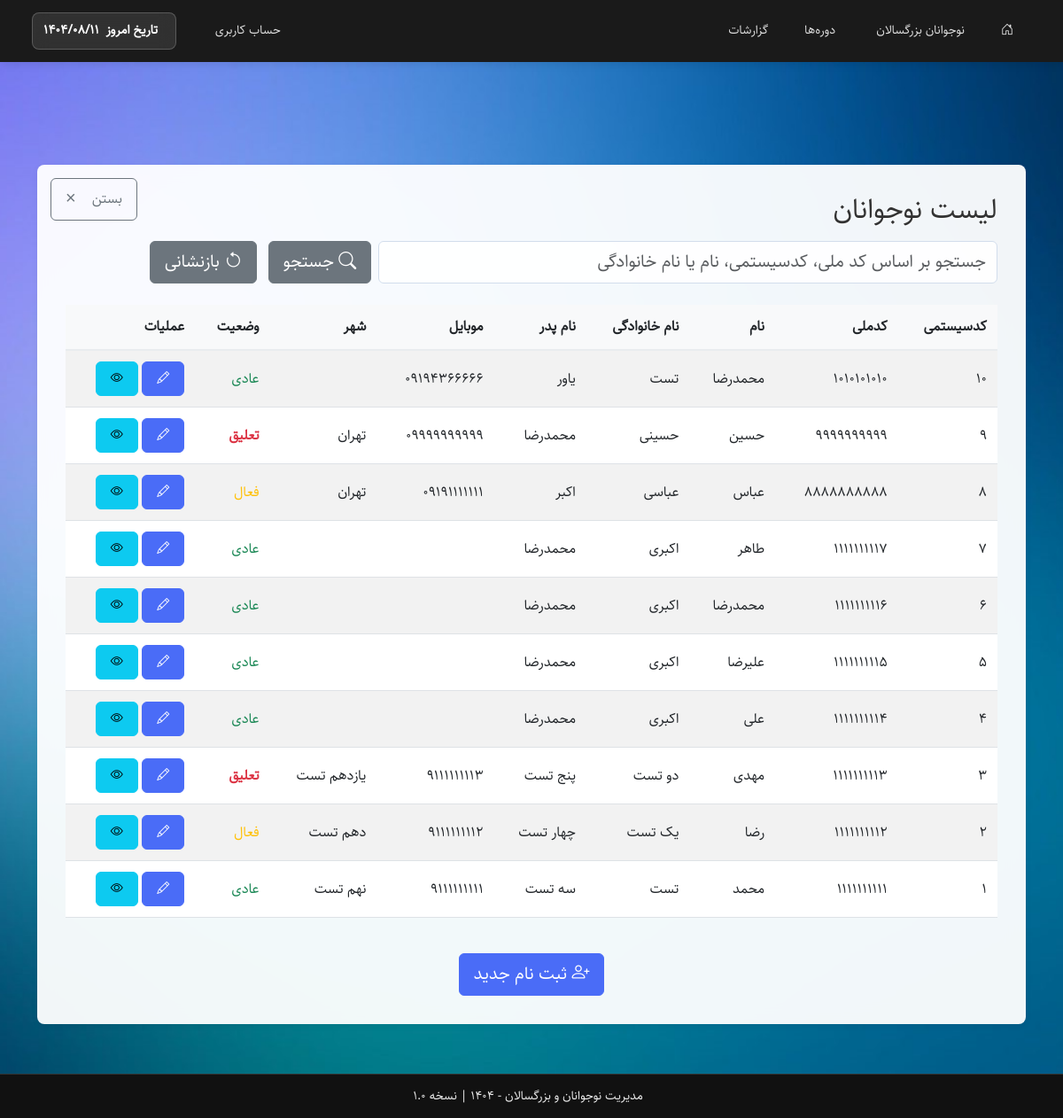
Page /includes/listuser.php (signed in) on the committed database.
### tables this page shows
CREATE TABLE `users` (
  `UserID` int(11) NOT NULL,
  `UserSysCode` varchar(20) NOT NULL COMMENT 'کدسیستمی',
  `UserMelli` varchar(10) NOT NULL COMMENT 'کدملی',
  `UserName` varchar(50) NOT NULL COMMENT 'نام',
  `UserFamily` varchar(50) NOT NULL COMMENT 'نام خانوادگی',
  `UserFather` varchar(50) NOT NULL COMMENT 'نام پدر',
  `UserMobile1` varchar(11) DEFAULT NULL COMMENT 'موبایل 1',
  `UserMobile2` varchar(11) DEFAULT NULL COMMENT 'موبایل 2',
  `UserDateBirth` date DEFAULT NULL COMMENT 'تاریخ تولد',
  `UserRegDate` date DEFAULT NULL COMMENT 'تاریخ ثبت نام',
  `UserStatus` enum('عادی','فعال','تعلیق') NOT NULL DEFAULT 'عادی' COMMENT 'وضعیت',
  `UserPlaceBirth` varchar(100) DEFAULT NULL COMMENT 'محل تولد',
  `UserPlaceCerti` varchar(100) DEFAULT NULL COMMENT 'محل صدور',
  `UserBloodType` enum('O+','O-','A+','A-','B+','B-','AB+','AB-') DEFAULT NULL COMMENT 'گروه خونی',
  `UserEducation` enum('اول ابتدایی','دوم ابتدایی','سوم ابتدایی','چهارم ابتدایی','پنجم ابتدایی','ششم ابتدایی','هفتم','هشتم','نهم','دهم','یازدهم','دوازدهم','فارغ التحصیل','دانشجو','دیپلم','فوق دیپلم','لیسانس','فوق لیسانس','دکتری','سایر') DEFAULT NULL COMMENT 'تحصیلات',
  `UserAddress` text DEFAULT NULL COMMENT 'آدرس',
  `UserZipCode` varchar(10) DEFAULT NULL COMMENT 'کدپستی',
  `UserCity` varchar(100) DEFAULT NULL COMMENT 'شهر',
  `UserBankName` varchar(100) DEFAULT NULL COMMENT 'نام بانک',
  `UserAccountNumber` varchar(30) DEFAULT NULL COMMENT 'شماره حساب',
  `UserCardNumber` varchar(20) DEFAULT NULL COMMENT 'شماره کارت',
  `UserShebaNumber` varchar(30) DEFAULT NULL COMMENT 'شماره شبا',
  `UserActiveDate` date DEFAULT NULL COMMENT 'تاریخ ثبت فعال',
  `UserSuspendDate` date DEFAULT NULL COMMENT 'تاریخ ثبت تعلیق',
  `UserNumbersh` varchar(10) DEFAULT NULL COMMENT 'شماره شناسنامه',
  `UserMaritalStatus` enum('مجرد','متاهل') DEFAULT NULL COMMENT 'وضعیت تاهل',
  `UserOtherActivity` text DEFAULT NULL COMMENT 'فعالیت‌های دیگر',
  `UserDutyStatus` enum('در حین خدمت','کارت پایان خدمت','معاف','قبل از سن مشمولیت','خرید خدمت') DEFAULT NULL COMMENT 'وضعیت خدمت وظیفه',
  `UserJobWork` varchar(100) DEFAULT NULL COMMENT 'شغل',
  `UserPhone` varchar(15) DEFAULT NULL COMMENT 'تلفن ثابت',
  `UserEmail` varchar(100) DEFAULT NULL COMMENT 'ایمیل',
  `UserImage` varchar(255) DEFAULT NULL COMMENT 'تصویر پروفایل',
  `UserCreated` timestamp NOT NULL DEFAULT current_timestamp(),
  `UserUpdated` timestamp NOT NULL DEFAULT current_timestamp() ON UPDATE current_timestamp()
);

### includes/listuser.php (the view, shortened to what this page needs)
<?php
require_once __DIR__ . '/../config/database.php';
$q = trim($_GET['q'] ?? '');
$page = max(1, (int)($_GET['page'] ?? 1));
$perPage = 10;
$offset = ($page - 1) * $perPage;
$where = '';
$rs = $conn->query("SELECT * FROM users $where ORDER BY UserID DESC LIMIT $perPage OFFSET $offset");
?>
<!DOCTYPE html>
<html lang="fa" dir="rtl">
<head>
    <link href="../assets/css/bootstrap.rtl.min.css" rel="stylesheet" />
    <link href="../assets/css/bootstrap-icons.css" rel="stylesheet" />
    <link href="../assets/css/style.css" rel="stylesheet" />
</head>
<body>
<?php
include __DIR__ . '/header.php'; ?>
<div class="container" style="margin-top:100px; margin-bottom:40px; text-align:right;">
    <div class="content-box">
                <div class="d-flex justify-content-start align-items-center mb-3">
            <a href="../index.php" class="btn btn-outline-secondary d-flex align-items-center ms-2">
                <span class="me-2">بستن</span>
                <span aria-hidden="true" class="fs-5">×</span>
            </a>
            <h2 class="mb-0">لیست نوجوانان</h2>
        </div>
        <form class="mb-4" method="get">
            <div class="row g-2 align-items-center">
                <div class="col-md-8">
                    <input class="form-control form-control-lg" name="q" placeholder="جستجو بر اساس کد ملی، کدسیستمی، نام یا نام خانوادگی" value="<?php
echo htmlspecialchars($q); ?>">
                </div>
                <div class="col-md-4">
                    <button class="btn btn-secondary btn-lg me-2"><i class="bi bi-search"></i> جستجو</button>
                    <a href="?" class="btn btn-secondary btn-lg"><i class="bi bi-arrow-counterclockwise"></i> بازنشانی</a>
                </div>
            </div>
        </form>
        <div class="table-responsive">
            <table class="table table-striped">
                <thead>
                    <tr>
                        <th>کدسیستمی</th>
                        <th>کدملی</th>
                        <th>نام</th>
                        <th>نام خانوادگی</th>
                        <th>نام پدر</th>
                        <th>موبایل</th>
                        <th>شهر</th>
                        <th>وضعیت</th>
                        <th>عملیات</th>
                    </tr>
                </thead>
                <tbody>
                <?php
if ($rs && $rs->num_rows): while($row=$rs->fetch_assoc()): ?>
                    <tr>
                        <td><?php
echo htmlspecialchars($row['UserSysCode']); ?></td>
                        <td><?php
echo htmlspecialchars($row['UserMelli']); ?></td>
                        <td><?php
echo htmlspecialchars($row['UserName']); ?></td>
                        <td><?php
echo htmlspecialchars($row['UserFamily']); ?></td>
                        <td><?php
echo htmlspecialchars($row['UserFather']); ?></td>
                        <td><?php
echo htmlspecialchars($row['UserMobile1']); ?></td>
                        <td><?php
echo htmlspecialchars($row['UserCity'] ?? '-'); ?></td>
                        <td>
                            <?php
$statusClass = '';
                            if ($row['UserStatus'] === 'عادی') {
                                $statusClass = 'text-success';
                            } elseif ($row['UserStatus'] === 'فعال') {
                                $statusClass = 'text-warning';
                            } elseif ($row['UserStatus'] === 'تعلیق') {
                                $statusClass = 'text-danger';
                            }
                            ?>
                            <span class="<?php
echo $statusClass; ?>">
                                <?php
echo htmlspecialchars($row['UserStatus']); ?>
                            </span>
                        </td>
                        <td>
                            <a class="btn btn-sm btn-primary" href="edituser.php?UserID=<?php
echo $row['UserID']; ?>" title="ویرایش">
                                <i class="bi bi-pencil"></i>
                            </a>
                            <a class="btn btn-sm btn-info" href="viewuser.php?UserID=<?php
echo $row['UserID']; ?>" title="مشاهده">
                                <i class="bi bi-eye"></i>
                            </a>
                        </td>
                    </tr>
                <?php
endwhile; endif; ?>
                </tbody>
            </table>
        </div>
        <div class="mt-4 text-center">
            <a href="regsiteruser.php" class="btn btn-primary btn-lg">
                <i class="bi bi-person-plus"></i> ثبت نام جدید
            </a>
        </div>
    </div>
</div>
<?php
include __DIR__ . '/footer.php'; ?>
</body>
</html>

### assets/css/style.css (style rules this page uses)
:root { --header-height: 70px; --footer-height: 50px; --mobile-breakpoint: 992px; --transition-speed: 0.3s; --primary-color: #4a6cf7; --primary-dark: #3a5bd9; --text-color: #333; --light-bg: #f8f9fa; --border-color: #e9ecef; --card-shadow: 0 0.125rem 0.5rem rgba(0, 0, 0, 0.05); --shadow-md: 0 10px 15px -3px rgba(0, 0, 0, 0.1); --border-radius: 0.375rem; --border-radius-lg: 0.5rem; }
html, body { height: 100%; margin: 0; padding: 0; overflow-x: hidden; font-family: 'Sahel', Tahoma, sans-serif; font-size: 16px; line-height: 1.6; color: var(--text-color); direction: rtl; text-align: right; }
body { display: flex; flex-direction: column; min-height: 100vh; background-color: #fff; padding-top: var(--header-height); padding-bottom: var(--footer-height); }
.content-box { background: #fff; border-radius: var(--border-radius-lg); box-shadow: var(--card-shadow); padding: 2rem; margin: 1rem auto; max-width: 1400px; min-height: 60vh; position: relative; }
.form-control, .form-select { border: 1px solid #d2ddec; border-radius: var(--border-radius); padding: 0.5rem 0.75rem; width: 100%; direction: rtl; text-align: right; font-family: 'Sahel', sans-serif; }
.btn { padding: 0.5rem 1rem; border-radius: var(--border-radius); font-weight: 500; transition: all 0.2s ease; cursor: pointer; }
.btn-primary { background-color: var(--primary-color); border-color: var(--primary-color); color: white; }
.btn-outline-secondary { position: absolute; top: 15px; left: 15px; z-index: 9999; display: flex; align-items: center; gap: 10px; }
.table { width: 100%; margin-bottom: 1rem; color: #4a5568; border-collapse: collapse; }
.table th { background-color: #f8f9fa; padding: 0.75rem; text-align: right; border-bottom: 2px solid #e9ecef; }
.table td { padding: 0.75rem; vertical-align: middle; border-top: 1px solid #e9ecef; }
.table-responsive { overflow-x: auto; -webkit-overflow-scrolling: touch; }
.mb-4 { margin-bottom: 1.5rem !important; }
.mt-4 { margin-top: 1.5rem !important; }
.mb-3 { margin-bottom: 1rem !important; }
.form-control, .form-select { background: rgba(255, 255, 255, 0.9) !important; }
.content-box h1, .content-box h2, .content-box h3, .content-box p { text-shadow: 0 1px 2px rgba(255, 255, 255, 0.8); }
.form-control, .form-select { transition: all 0.2s ease; }
.text-danger { font-weight: bold; }

### includes/footer.php (style rules this page uses)
body { position: relative; min-height: 100vh; }

### rows in the picture
users: UserSysCode "10", UserMelli "1010101010", UserName "محمدرضا", UserFamily "تست", UserFather "یاور", UserMobile1 "09194366666", UserStatus "عادی"
users: UserSysCode "9", UserMelli "9999999999", UserName "حسین", UserFamily "حسینی", UserFather "محمدرضا", UserMobile1 "09999999999", UserCity "تهران", UserStatus "تعلیق"
users: UserSysCode "8", UserMelli "8888888888", UserName "عباس", UserFamily "عباسی", UserFather "اکبر", UserMobile1 "09191111111", UserCity "تهران", UserStatus "فعال"
users: UserSysCode "7", UserMelli "1111111117", UserName "طاهر", UserFamily "اکبری", UserFather "محمدرضا", UserStatus "عادی"
users: UserSysCode "6", UserMelli "1111111116", UserName "محمدرضا", UserFamily "اکبری", UserFather "محمدرضا", UserStatus "عادی"
users: UserSysCode "5", UserMelli "1111111115", UserName "علیرضا", UserFamily "اکبری", UserFather "محمدرضا", UserStatus "عادی"
users: UserSysCode "4", UserMelli "1111111114", UserName "علی", UserFamily "اکبری", UserFather "محمدرضا", UserStatus "عادی"
users: UserSysCode "3", UserMelli "1111111113", UserName "مهدی", UserFamily "دو تست", UserFather "پنج تست", UserMobile1 "9111111113", UserCity "یازدهم تست", UserStatus "تعلیق"
users: UserSysCode "2", UserMelli "1111111112", UserName "رضا", UserFamily "یک تست", UserFather "چهار تست", UserMobile1 "9111111112", UserCity "دهم تست", UserStatus "فعال"
users: UserSysCode "1", UserMelli "1111111111", UserName "محمد", UserFamily "تست", UserFather "سه تست", UserMobile1 "9111111111", UserCity "نهم تست", UserStatus "عادی"
